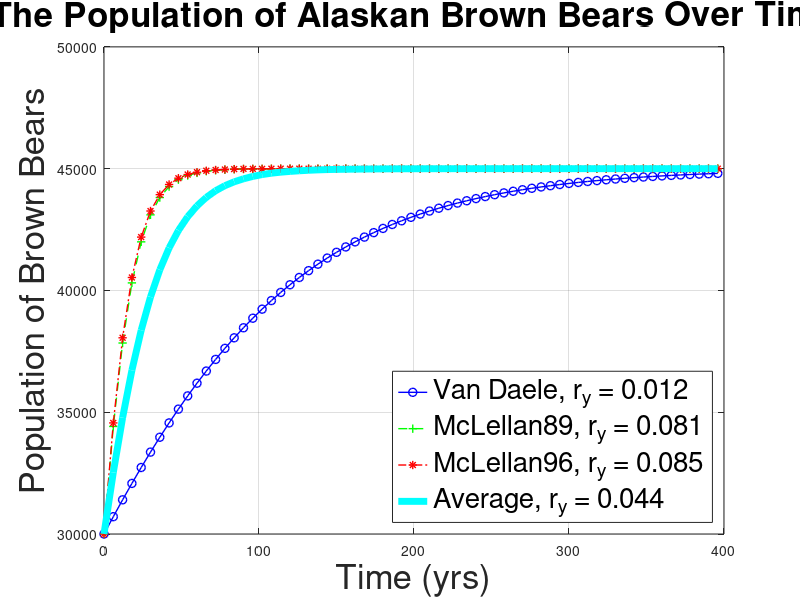

Recreate this plot in MATLAB. (Note: this script raises an error after producing the figure.)
  % Fox vs. Rabbit
  
  clear
  close all
  clc
  

N = 30000;

% r by Van Daele
r_VD = 0.012;
% r by Wieglus
r_W = 0;
% r by McLellan (Table 2)
r_FV = 0.081;
% r by McLellan
r_M = 0.084;
% r by the average
r_AVG = mean([r_VD,r_W,r_FV,r_M]);

r = [r_VD,r_FV,r_M,r_AVG];

K = 45000;

% t = 0:3:120;
t = 0:6:400;

legendNames{1} = 'Van Daele, r_y = 0.012';
% legendNames{2} = 'Wielgus, r_y = 0';
legendNames{2} = 'McLellan89, r_y = 0.081';
legendNames{3} = 'McLellan96, r_y = 0.085';
legendNames{4} = 'Average, r_y = 0.044';

% line properties
% List a bunch of markers; they will be selected in 
% order and then the selection will start again if 
% there are more lines than markers.  
markers = {'o','+','*','s','d','v','>','h'};
% List a bunch of colors; like the markers, they 
% will be selected circularly. 
colors = {'b','g','r','k','c','m'};
% Same with line styles
linestyle = {'-','--','-.',':'};
% this function will do the circular selection
% Example:  getprop(colors, 7) = 'b'
getFirst = @(v)v{1}; 
getprop = @(options, idx)getFirst(circshift(options,-idx+1));

for i = 1:length(r)-1
    disp(r(i))
    h = @(t,y) r(i).*y(1).*(1-(y(1)/K));
    [t za] = ode45(h,t,N);
    
    figure(1)
    plot(t,za(:,1),...
        'Marker',getprop(markers,i),...
        'color',getprop(colors,i),...
        'linestyle',getprop(linestyle,i),...
        'LineWidth',1)
    hold on
end
h = @(t,y) r(4).*y(1).*(1-(y(1)/K));
[t za] = ode45(h,t,N);
plot(t,za(:,1),...
    "Color",'c',...
    'LineWidth',5)

xlabel("Time (yrs)", 'FontSize', 25)
ylabel("Population of Brown Bears", 'FontSize', 25)
title("The Population of Alaskan Brown Bears Over Time", 'FontSize', 25)
legend(legendNames, 'FontSize', 20,'Location','SouthEast')
grid on
ax = gca;
ax.GridAlpha = 1;
set(gca,"FontSize",20)
grid minor
ax.MinorGridAlpha = 1;

